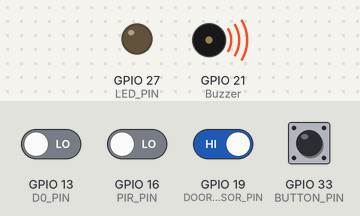
Bench run of a sketch on a simulated ESP32. Shown: output pins drawn as LEDs (lit = HIGH), buzzer (waves = sounding, pin HIGH). Inputs (shaded band) come from the test bench; at power-on: GPIO 19 (DOOR_SENSOR_PIN), GPIO 33 (BUTTON_PIN) HIGH, GPIO 13 (D0_PIN), GPIO 16 (PIR_PIN) LOW. WiFi joins after 1.5 s; servers stay silent unless stated; what the sketch prints to the serial monitor is not drawn.

Above: at 2.7 s.
2.8 s: GPIO 33 (BUTTON_PIN) pulled LOW for 0.3 s
At 3.4 s:
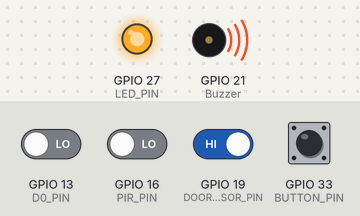
4.6 s: GPIO 13 (D0_PIN) driven HIGH
At 6.1 s:
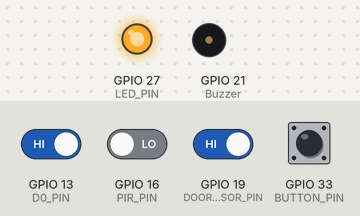
9.4 s: GPIO 33 (BUTTON_PIN) pulled LOW for 1 s
At 10.4 s:
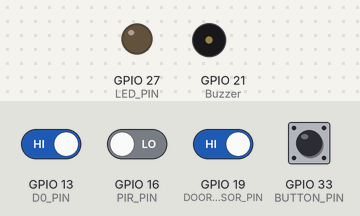
11.9 s: GPIO 13 (D0_PIN) driven LOW
At 12.3 s:
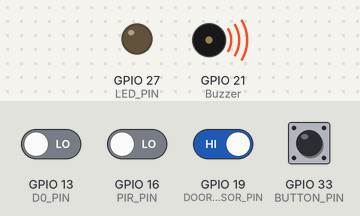
Timing chart, 0 to 14.6 s (numbered marks = the images above; inputs shaded):
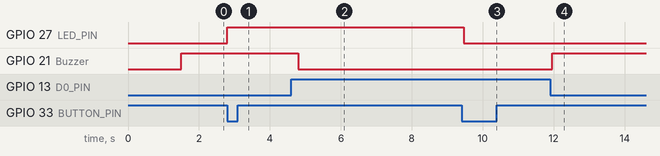

The sketch:

all_sensor.ino
```cpp
#include <WiFi.h>
#include <IOXhop_FirebaseESP32.h>

#define WIFI_SSID "Minjuiphone"
#define WIFI_PASSWORD "91754646"
#define FIREBASE_HOST "fir-phoneauth-97f7e-default-rtdb.firebaseio.com/"
#define FIREBASE_AUTH "tAIzaSyAv3nj7dj9ugsavaDrV4POupMFydjHhsF0"

#define D0_PIN 13 // ESP32 pin GPIO21, which is connected to the LED
#define PIR_PIN 16 // PIR sensor pin
#define BUTTON_PIN 33 // ESP32 pin GPIO18, which is connected to the button
#define LED_PIN 27 // ESP32 pin GPIO21, which is connected to the LED
#define DOOR_SENSOR_PIN 19 // ESP32 pin GPIO19 connected to door sensor's pin
#define Buzzer 21


int flameState = 0;
int statusPIR = 0;
int motionCount = 0;
int valueRead = 0;
bool ledState = false;
String fireValue; // String to upload to Firebase
String ledStateStr; // Variable to store LED state as a string
String doorValue; // String to upload to Firebase
bool doorOpen = false; // Flag to indicate if the door was opened

unsigned long lastUploadTime = 0;

#define UPLOAD_INTERVAL 5000 // 10 minutes in milliseconds


void setup() {
  Serial.begin(9600);

  // Connect to WiFi
  WiFi.begin(WIFI_SSID, WIFI_PASSWORD);
  Serial.print("Connecting");
  while (WiFi.status() != WL_CONNECTED) {
    Serial.print(".");
    delay(500);
  }
  Serial.println();
  Serial.print("Connected IP: ");
  Serial.println(WiFi.localIP());

  Firebase.begin(FIREBASE_HOST, FIREBASE_AUTH);

  pinMode(D0_PIN, INPUT);
  pinMode(Buzzer, OUTPUT);
  pinMode(PIR_PIN, INPUT);
  pinMode(BUTTON_PIN, INPUT_PULLUP);
  pinMode(LED_PIN, OUTPUT);
  pinMode(DOOR_SENSOR_PIN, INPUT_PULLUP);
}

void loop() {
  // Flame sensor
  flameState = digitalRead(D0_PIN);

  if (flameState == HIGH) {
    fireValue = "0";
    digitalWrite(Buzzer, LOW);
    //lllllllllllllllllllllllllllllllllllllllllllllllllllllllllllllllllllllllllllllllllllllllllllllllSerial.println("No Flame detected => The fire is NOT detected");
  } else {
    fireValue = "1";
    digitalWrite(Buzzer,HIGH);
    //Serial.println("Flame detected => The fire is detected");
  }

  // Upload flame status to Firebase
  Firebase.set("/CareReceiver_list/abcd/ActivityData/fire", fireValue);

  // Handle error
  if (Firebase.failed()) {
    Serial.print("Setting /Fire failed:");
    Serial.println(Firebase.error());
    return;
  }

 // PIR motion sensor
  valueRead = digitalRead(PIR_PIN);

  if ((valueRead == HIGH) && (statusPIR == LOW)) {
    Serial.println("Motion Detected!");
    statusPIR = HIGH;
    motionCount++;  // 움직임이 탐지되면 카운트 증가
    Serial.println(motionCount);
  } else {
    if ((valueRead == LOW) && (statusPIR == HIGH)) {
      Serial.println("Motion Ended!");
      statusPIR = LOW;
    }
  }

  // 10초마다 Firebase에 업로드
  if (millis() - lastUploadTime >= UPLOAD_INTERVAL) {
    if (motionCount > 0) { // 움직임이 감지된 경우에만 업로드
      // motionCount를 문자열로 변환
      String motionCountStr = String(motionCount);

      // Firebase에 motionCountStr을 업데이트
      Firebase.set("/CareReceiver_list/abcd/ActivityData/activity/cnt", motionCountStr);

      // Handle error
      if (Firebase.failed()) {
        Serial.print("Setting /motionCount failed:");
        Serial.println(Firebase.error());
        return;
      }

      motionCount = 0; // 움직임 횟수 초기화
    }

    lastUploadTime = millis(); // 현재 시간을 저장
  }

  // Button and LED control
  static int lastButtonState = HIGH;
  int buttonState = digitalRead(BUTTON_PIN);

  if (lastButtonState == HIGH && buttonState == LOW) {
    // Toggle state of LED
    ledState = !ledState;

    // Control LED according to the toggled state
    digitalWrite(LED_PIN, ledState);

    // Convert LED state to string
    ledStateStr = String(ledState);

    // Set the LED state to Firebase "emergency" path
    Firebase.set("/CareReceiver_list/abcd/ActivityData/emergency", ledStateStr);

    // Handle error
    if (Firebase.failed()) {
      Serial.print("Setting /Emergency_Button failed:");
      Serial.println(Firebase.error());
      return;
    }
  }

  lastButtonState = buttonState;  // Update last button state

  // Door sensor
  int doorState = digitalRead(DOOR_SENSOR_PIN);

  if (doorState == HIGH && !doorOpen) {
    // Door is opened
    doorValue = "1";
    Firebase.set("/CareReceiver_list/abcd/ActivityData/door/checkouting", doorValue);

    // Handle error
    if (Firebase.failed()) {
      Serial.print("Setting /Door failed:");
      Serial.println(Firebase.error());
      return;
    }

    Serial.println("Door open");
    doorOpen = true;
    // TODO: Add actions to perform when the door is opened
  } else if (doorState == LOW && doorOpen) {
    // Door is closed
    Serial.println("Door close");
    doorOpen = false;
    // TODO: Add actions to perform when the door is closed
  }

  delay(100);  // Add a small delay for stability
}
```

Measured:
- after the input at 2.8 s, GPIO 27 (LED_PIN): LOW → HIGH at once
- after the input at 4.6 s, GPIO 21 (Buzzer): HIGH → LOW after 0.20 s
- after the input at 9.4 s, GPIO 27 (LED_PIN): HIGH → LOW after 0.06 s
- after the input at 11.9 s, GPIO 21 (Buzzer): LOW → HIGH after 0.06 s
